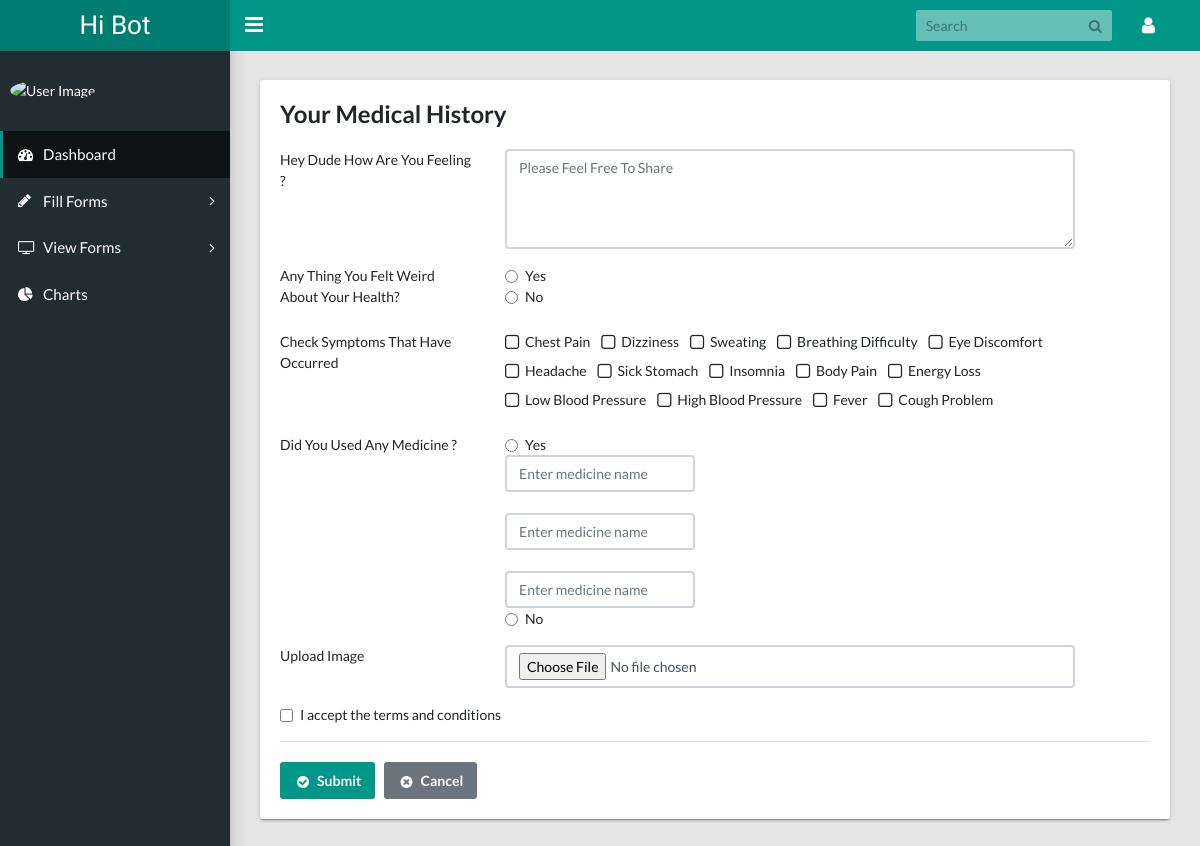
Before: /form-weeklyform.php (signed in) with the older database file.
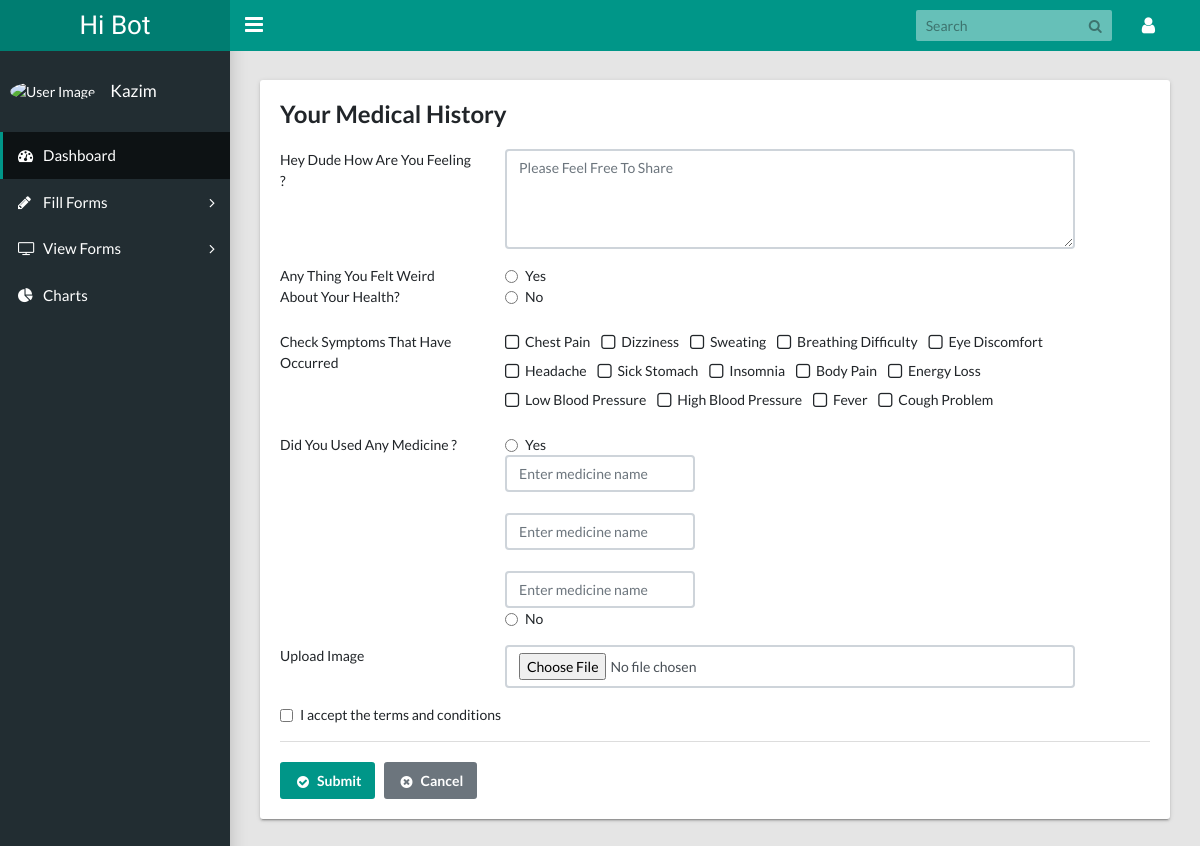
After: the same page with the newer database file.
### tables this page shows
CREATE TABLE `symptoms` (
  `id` int(11) NOT NULL,
  `name` varchar(255) NOT NULL
);

CREATE TABLE `users` (
  `user_id` int(3) NOT NULL,
  `username` varchar(50) NOT NULL,
  `password` varchar(50) NOT NULL,
  `name` varchar(255) DEFAULT NULL,
  `phone` varchar(255) DEFAULT NULL
);

### functions.php (called while the page is built, shortened)
<?php
function getUser( $user_id )
{
	global $con;
	$query  = "SELECT * FROM users WHERE user_id = '{$user_id}';";
	$result = $con->query( $query );
	$data   = $result->fetch_all( MYSQLI_ASSOC );
	if ( count( $data ) == 1 ) {
		return $data[0];
	}
	return $data;
}
function getSymptoms()
{
	global $con;
	$query = "SELECT * FROM symptoms";
	$symptoms = [];
	$result   = mysqli_query( $con, $query );
	while ( $row = $result->fetch_assoc() ) {
		$symptoms[] = $row;
	}
	return $symptoms;
}

### form-weeklyform.php (the view, shortened to what this page needs)
<?php
$user_id = $_SESSION['user_id'];
$user    = getUser( $user_id );
$symptoms = getSymptoms();
?>
<!DOCTYPE html>
<html lang="en">
<head>
    <link rel="stylesheet" type="text/css" href="css/main.css">
    <link rel="stylesheet" type="text/css"
          href="https://maxcdn.bootstrapcdn.com/font-awesome/4.7.0/css/font-awesome.min.css">
</head>
<body class="app sidebar-mini">
<header class="app-header"><a class="app-header__logo" href="index.php">Hi Bot</a>
    <a class="app-sidebar__toggle" href="#" data-toggle="sidebar"></a>
    <ul class="app-nav">
        <li class="app-search">
            <input class="app-search__input" type="search" placeholder="Search">
            <button class="app-search__button"><i class="fa fa-search"></i></button>
        </li>
        <li class="dropdown"><a class="app-nav__item" href="#" data-toggle="dropdown"><i
                        class="fa fa-user fa-lg"></i></a>
        </li>
    </ul>
</header>
<aside class="app-sidebar">
    <div class="app-sidebar__user"><img class="app-sidebar__user-avatar"
                                        src="https://s3.amazonaws.com/uifaces/faces/twitter/jsa/48.jpg"
                                        alt="User Image">
        <div>
            <p class="app-sidebar__user-name"><?= ucwords( $user['name'] ) ?></p>
        </div>
    </div>
    <ul class="app-menu">
        <li><a class="app-menu__item active" href="index.php"><i class="app-menu__icon fa fa-dashboard"></i><span
                        class="app-menu__label">Dashboard</span></a></li>
        <li class="treeview"><a class="app-menu__item" href="#" data-toggle="treeview"><i
                        class="app-menu__icon fa fa-pencil"></i><span class="app-menu__label">Fill Forms</span><i
                        class="treeview-indicator fa fa-angle-right"></i></a>
        </li>
        <li class="treeview"><a class="app-menu__item" href="#" data-toggle="treeview"><i
                        class="app-menu__icon fa fa-television"></i><span class="app-menu__label">View Forms</span><i
                        class="treeview-indicator fa fa-angle-right"></i></a>
        </li>
        <li><a class="app-menu__item" href="charts.html"><i class="app-menu__icon fa fa-pie-chart"></i><span
                        class="app-menu__label">Charts</span></a></li>
    </ul>
</aside>
<main class="app-content">
    <div class="row">
        <div class="col-md-12">
            <div class="tile">
                <h3 class="tile-title">Your Medical History</h3>
                <form class="form-horizontal" method="POST" enctype="multipart/form-data">
                    <div class="tile-body">
                        <div class="form-group row">
                            <label class="control-label col-md-3">Hey Dude How Are You Feeling ?</label>
                            <div class="col-md-8">
                                <textarea class="form-control" name="feeling" rows="4"
                                          placeholder="Please Feel Free To Share"></textarea>
                            </div>
                        </div>
                        <div class="form-group row">
                            <label class="control-label col-md-3">Any Thing You Felt Weird About Your Health?</label>
                            <div class="col-md-8">
                                <div class="form-check">
                                    <label class="form-check-label">
                                        <input class="form-check-input" value="1" type="radio" name="is_weird_health"
                                               required>Yes
                                    </label>
                                </div>
                                <div class="form-check">
                                    <label class="form-check-label">
                                        <input class="form-check-input" value="0" type="radio" name="is_weird_health"
                                               required>No
                                    </label>
                                </div>
                            </div>
                        </div>
                        <div class="form-group row">
                            <label class="control-label col-md-3">Check Symptoms That Have Occurred</label>
                            <div class="col-md-8">
                                <div class="animated-checkbox">
									<?php foreach ( $symptoms as $symptom ) { ?>
                                        <label>
                                            <input type="checkbox" name="symptoms[]" value="<?= $symptom['id'] ?>"><span
                                                    class="label-text"><?= $symptom['name'] ?></span> &nbsp;&nbsp;
                                        </label>
									<?php } ?>
                                </div>
                            </div>
                        </div>
                        <div class="form-group row">
                            <label class="control-label col-md-3">Did You Used Any Medicine ?</label>
                            <div class="col-md-8">
                                <div class="form-check">
                                    <label class="form-check-label">
                                        <input class="form-check-input" value="1" type="radio" name="has_medicines"
                                               required>Yes
                                    </label>
                                </div>
                                <input class="form-control col-md-4" name="medicines[]" type="text"
                                       placeholder="Enter medicine name"> </br>
                                <input class="form-control col-md-4" name="medicines[]" type="text"
                                       placeholder="Enter medicine name">  </br>
                                <input class="form-control col-md-4" name="medicines[]" type="text"
                                       placeholder="Enter medicine name">
                                <div class="form-check">
                                    <label class="form-check-label">
                                        <input class="form-check-input" value="0" type="radio" name="has_medicines"
                                               required>No
                                    </label>
                                </div>
                            </div>
                        </div>
                        <div class="form-group row">
                            <label class="control-label col-md-3">Upload Image</label>
                            <div class="col-md-8">
                                <input class="form-control" name="image" type="file">
                            </div>
                        </div>
                        <div class="form-group row">
                            <div class="col-md-8 col-md-offset-3">
                                <div class="form-check">
                                    <label class="form-check-label">
                                        <input class="form-check-input" type="checkbox" required>I accept the terms and
                                        conditions
                                    </label>
                                </div>
                            </div>
                        </div>
                    </div>
                    <div class="tile-footer">
                        <div class="row">
                            <div class="col-md-8 col-md-offset-3">
                                <button class="btn btn-primary" type="submit"><i
                                            class="fa fa-fw fa-lg fa-check-circle"></i>Submit
                                </button>&nbsp;&nbsp;&nbsp;<a class="btn btn-secondary" href="#"><i
                                            class="fa fa-fw fa-lg fa-times-circle"></i>Cancel</a>
                            </div>
                        </div>
                    </div>
                </form>
            </div>
        </div>
    </div>
</main>
</body>
</html>

Changed rows visible on the page:
now on this page (row edited): users: name "Kazim"
